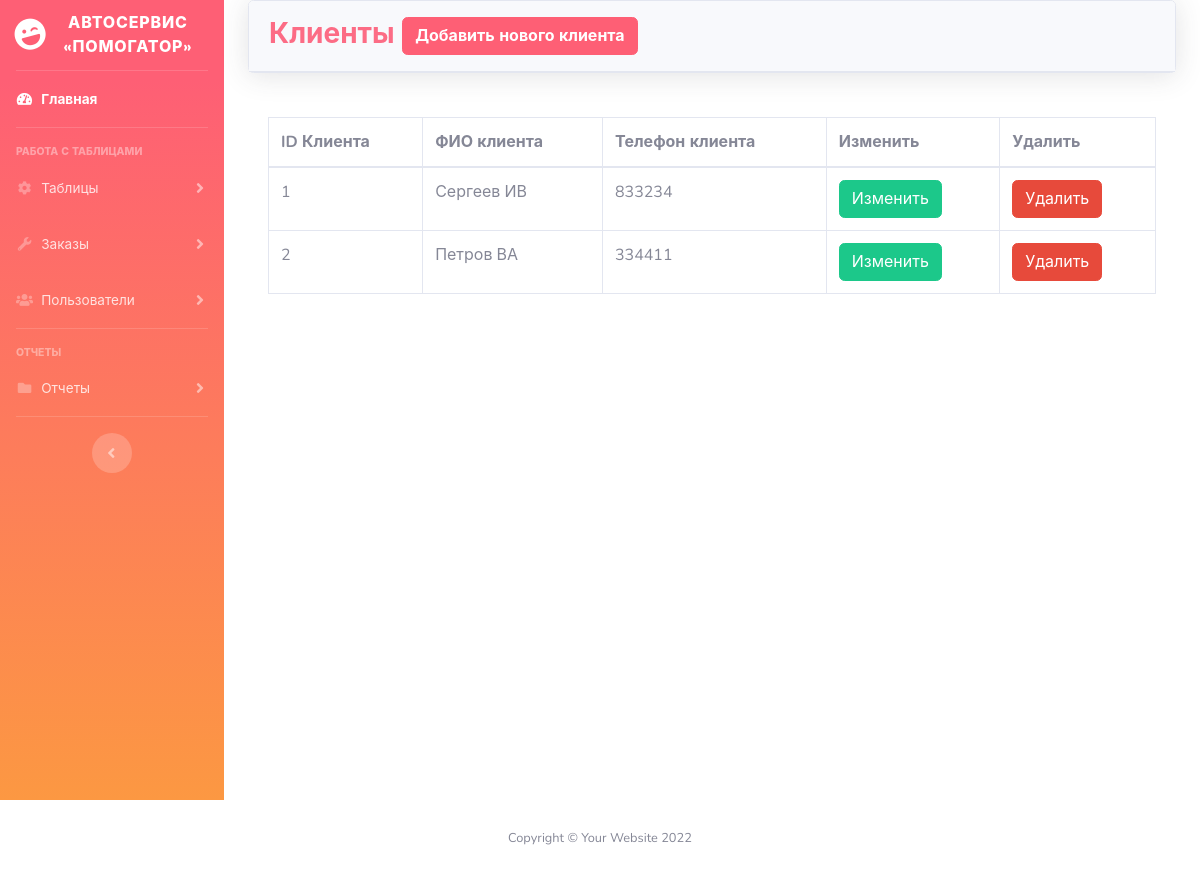
Page /admin/client.php (signed in) on the committed database.
### tables this page shows
CREATE TABLE `client` (
  `idclient` int(11) NOT NULL,
  `client` varchar(100) DEFAULT NULL,
  `phone` varchar(40) DEFAULT NULL
);

### admin/client.php (the view, shortened to what this page needs)
<?php
include('security.php');
include('includes/header.php');
include('includes/navbar.php');
?>
<div class="container-fluid">
    <div class="card shadow mb-4">
        <div class="card-header py-3">
            <h3 class="m-0 font-weight-bold text-primary">Клиенты
            <button type="button" class="btn btn-primary font-weight-bold" data-toggle="modal" data-target="#addclient">
                Добавить нового клиента
            </button>
            </h3>
        </div>
    </div>
    <div class="card-body">
        <div class="table-responsive">
            <?php
            $query = "SELECT * FROM `client`";
            $query_run = mysqli_query($connection, $query);
            if(mysqli_num_rows($query_run) > 0)
            {
                ?>
            <table class="table table-bordered" id="dataTable" width="100%" cellspacing="0">
                <thead>
                    <tr>
                        <th>ID Клиента</th>
                        <th>ФИО клиента</th>
                        <th>Телефон клиента</th>
                        <th>Изменить</th>
                        <th>Удалить</th>
                    </tr>
                </thead>
                <tbody>
                    <?php
                        while($row = mysqli_fetch_assoc($query_run))
                        {
                    ?>
                        <tr>
                            <td><?php echo $row['idclient'] ?></td>
                            <td><?php echo $row['client'] ?></td>
                            <td><?php echo $row['phone'] ?></td>
                            <td>
                                <form action="client_edit.php" method="POST">
                                    <button type="submit" name="client_data_btn" class="btn btn-success">Изменить</button>
                                </form>
                            </td>
                            <td>
                                <form action="code.php" method="POST">
                                    <button type="submit" name="client_delete_btn" class="btn btn-danger">Удалить</button>
                                </form>
                            </td>
                        </tr>
                    <?php
                        }
                    ?>
                </tbody>
            </table>
            <?php
            }
            else
            {
                echo "Записи не найдены";
            }
            ?>
        </div>
    </div>
    </div>
</div>
<?php
include('includes/footer.php');
?>

### rows in the picture
client: idclient "1", client "Сергеев ИВ", phone "833234"
client: idclient "2", client "Петров ВА", phone "334411"
